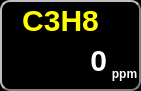
        <widget class="QWidget" name="rad_widget_12" native="true">
         <property name="geometry">
          <rect>
           <x>440</x>
           <y>0</y>
           <width>141</width>
           <height>91</height>
          </rect>
         </property>
         <property name="styleSheet">
          <string notr="true">QWidget
{
	border-color: gray;
	border-style: outset;
    border-width: 2px;
    border-radius: 10px;
    background-color: black;
    font: bold30px;
    padding: 6px;
}</string>
         </property>
         <widget class="QLabel" name="label_31">
          <property name="geometry">
           <rect>
            <x>10</x>
            <y>0</y>
            <width>101</width>
            <height>41</height>
           </rect>
          </property>
          <property name="font">
           <font>
            <pointsize>-1</pointsize>
            <italic>false</italic>
            <bold>true</bold>
           </font>
          </property>
          <property name="styleSheet">
           <string notr="true">QLabel
{
	border-style: none;
    border-width: 2px;
    border-radius: 10px;
    background-color: none;
    font: bold 30px;
    padding: 6px;
	color: yellow;
}</string>
          </property>
          <property name="text">
           <string>C3H8</string>
          </property>
          <property name="alignment">
           <set>Qt::AlignmentFlag::AlignCenter</set>
          </property>
         </widget>
         <widget class="QLabel" name="C3H8_label">
          <property name="geometry">
           <rect>
            <x>10</x>
            <y>40</y>
            <width>111</width>
            <height>40</height>
           </rect>
          </property>
          <property name="font">
           <font>
            <pointsize>-1</pointsize>
            <italic>false</italic>
            <bold>true</bold>
           </font>
          </property>
          <property name="styleSheet">
           <string notr="true">QLabel
{
	border-style: none;
    border-width: 2px;
    border-radius: 10px;
    background-color: none;
    font: bold 30px;
    padding: 6px;
	color: white;
}</string>
          </property>
          <property name="text">
           <string>0</string>
          </property>
          <property name="alignment">
           <set>Qt::AlignmentFlag::AlignRight|Qt::AlignmentFlag::AlignTrailing|Qt::AlignmentFlag::AlignVCenter</set>
          </property>
         </widget>
         <widget class="QLabel" name="label_32">
          <property name="geometry">
           <rect>
            <x>104</x>
            <y>58</y>
            <width>41</width>
            <height>31</height>
           </rect>
          </property>
          <property name="font">
           <font>
            <pointsize>-1</pointsize>
            <italic>false</italic>
            <bold>true</bold>
           </font>
          </property>
          <property name="styleSheet">
           <string notr="true">QLabel
{
	border-style: none;
    border-width: 2px;
    border-radius: 10px;
    background-color: none;
    font: bold 12px;
    padding: 6px;
	color: white;
}</string>
          </property>
          <property name="text">
           <string>ppm</string>
          </property>
          <property name="alignment">
           <set>Qt::AlignmentFlag::AlignCenter</set>
          </property>
         </widget>
        </widget>
